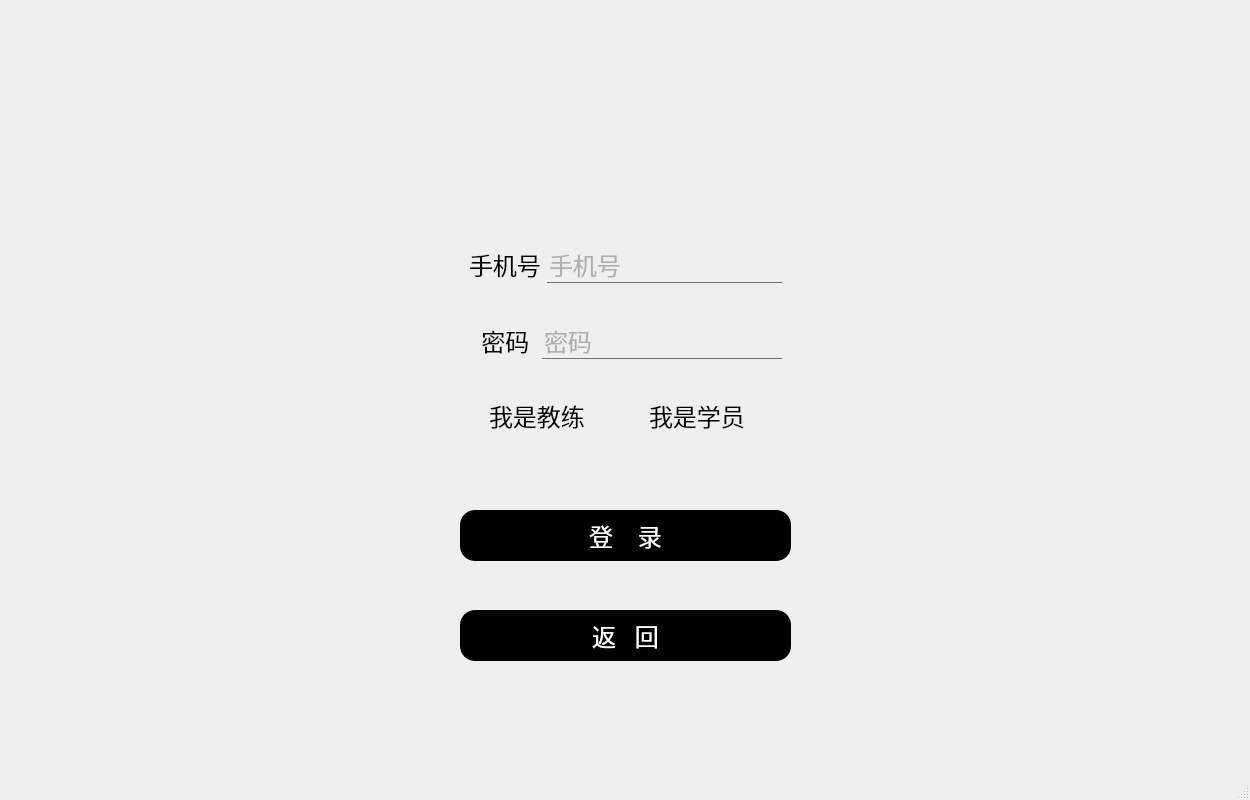
<?xml version="1.0" encoding="UTF-8"?>
<ui version="4.0">
 <class>login</class>
 <widget class="QMainWindow" name="login">
  <property name="geometry">
   <rect>
    <x>0</x>
    <y>0</y>
    <width>1250</width>
    <height>800</height>
   </rect>
  </property>
  <property name="minimumSize">
   <size>
    <width>1250</width>
    <height>800</height>
   </size>
  </property>
  <property name="maximumSize">
   <size>
    <width>1250</width>
    <height>800</height>
   </size>
  </property>
  <property name="windowTitle">
   <string>MainWindow</string>
  </property>
  <property name="styleSheet">
   <string notr="true">*{
	
font-size:24px;
font-family:Century Gothic;
}
#login{border-image: url(:/new/prefix1/背景5.png);}

</string>
  </property>
  <widget class="QWidget" name="centralwidget">
   <widget class="QWidget" name="layoutWidget">
    <property name="geometry">
     <rect>
      <x>460</x>
      <y>230</y>
      <width>331</width>
      <height>221</height>
     </rect>
    </property>
    <layout class="QGridLayout" name="gridLayout">
     <item row="1" column="0">
      <widget class="QWidget" name="widget_2" native="true">
       <layout class="QHBoxLayout" name="horizontalLayout_2">
        <item>
         <widget class="QLabel" name="label_2">
          <property name="styleSheet">
           <string notr="true">color:black;
background:transparent;</string>
          </property>
          <property name="text">
           <string>  密码 </string>
          </property>
         </widget>
        </item>
        <item>
         <widget class="QLineEdit" name="lineEdit_2">
          <property name="styleSheet">
           <string notr="true">QLineEdit{
background:transparent;
border:none;
color:#717072;
border-bottom:1px solid #717072;
}</string>
          </property>
          <property name="text">
           <string/>
          </property>
          <property name="echoMode">
           <enum>QLineEdit::Password</enum>
          </property>
          <property name="placeholderText">
           <string>密码</string>
          </property>
         </widget>
        </item>
       </layout>
      </widget>
     </item>
     <item row="2" column="0">
      <widget class="QWidget" name="widget_3" native="true">
       <layout class="QHBoxLayout" name="horizontalLayout_3">
        <item>
         <widget class="QRadioButton" name="radioButton">
          <property name="styleSheet">
           <string notr="true">color:black;
background:transparent;</string>
          </property>
          <property name="text">
           <string>我是教练</string>
          </property>
         </widget>
        </item>
        <item>
         <widget class="QRadioButton" name="radioButton_2">
          <property name="styleSheet">
           <string notr="true">color:black;
background:transparent;</string>
          </property>
          <property name="text">
           <string>我是学员</string>
          </property>
         </widget>
        </item>
       </layout>
      </widget>
     </item>
     <item row="0" column="0">
      <widget class="QWidget" name="widget" native="true">
       <layout class="QHBoxLayout" name="horizontalLayout">
        <item>
         <widget class="QLabel" name="label">
          <property name="whatsThis">
           <string>&lt;html&gt;&lt;head/&gt;&lt;body&gt;&lt;p&gt;&lt;br/&gt;&lt;/p&gt;&lt;/body&gt;&lt;/html&gt;</string>
          </property>
          <property name="styleSheet">
           <string notr="true">color:black;
background:transparent;</string>
          </property>
          <property name="text">
           <string>手机号</string>
          </property>
         </widget>
        </item>
        <item>
         <widget class="QLineEdit" name="lineEdit">
          <property name="styleSheet">
           <string notr="true">QLineEdit{
background:transparent;
border:none;
color:#717072;
border-bottom:1px solid #717072;
}</string>
          </property>
          <property name="text">
           <string/>
          </property>
          <property name="placeholderText">
           <string>手机号</string>
          </property>
         </widget>
        </item>
       </layout>
      </widget>
     </item>
    </layout>
   </widget>
   <widget class="QPushButton" name="pushButton">
    <property name="geometry">
     <rect>
      <x>460</x>
      <y>510</y>
      <width>331</width>
      <height>51</height>
     </rect>
    </property>
    <property name="styleSheet">
     <string notr="true">QPushButton{
	color: rgb(255, 255, 255);
background:black;
border-radius:15px;
}
QPushButton:hover{
	color: rgb(0, 0, 0);
background:#333;
border-radius:15px;
background:#49ebff;
}</string>
    </property>
    <property name="text">
     <string>登    录</string>
    </property>
   </widget>
   <widget class="QPushButton" name="pushButton_2">
    <property name="geometry">
     <rect>
      <x>460</x>
      <y>610</y>
      <width>331</width>
      <height>51</height>
     </rect>
    </property>
    <property name="styleSheet">
     <string notr="true">QPushButton{
background:black;
border-radius:15px;
	color: rgb(255, 255, 255);
}
QPushButton:hover{
	color: rgb(0, 0, 0);
background:#333;
border-radius:15px;
background:#49ebff;
}</string>
    </property>
    <property name="text">
     <string>返   回</string>
    </property>
   </widget>
  </widget>
  <widget class="QMenuBar" name="menubar">
   <property name="geometry">
    <rect>
     <x>0</x>
     <y>0</y>
     <width>1250</width>
     <height>36</height>
    </rect>
   </property>
  </widget>
  <widget class="QStatusBar" name="statusbar"/>
 </widget>
 <resources/>
 <connections/>
</ui>
